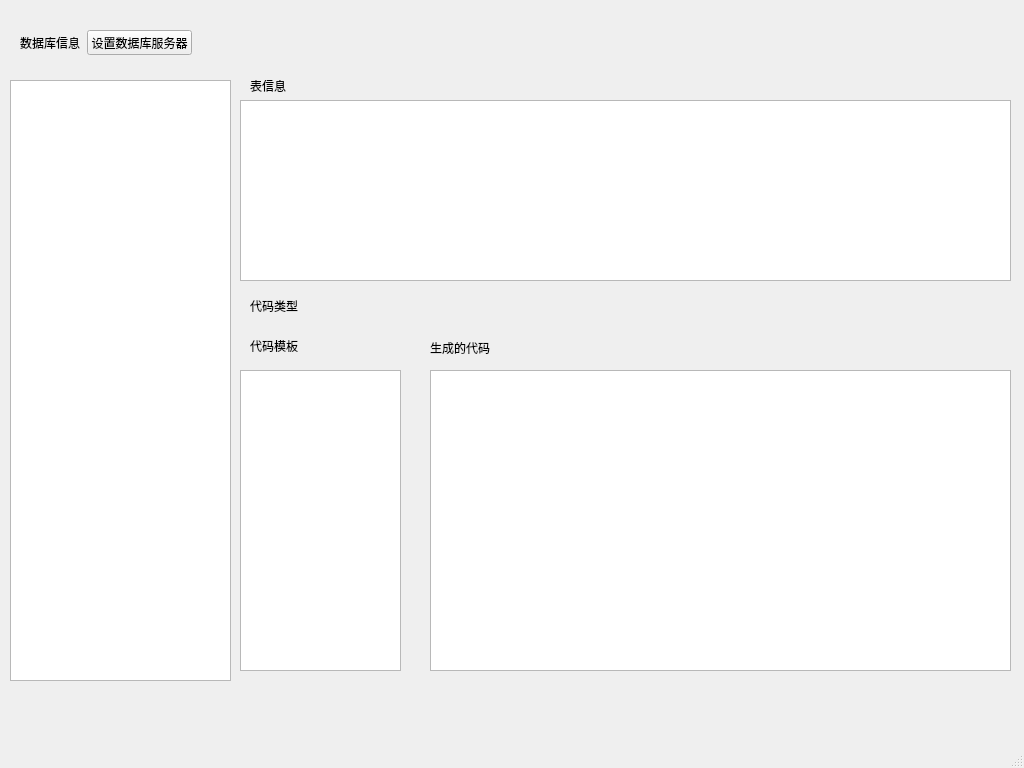
<?xml version="1.0" encoding="UTF-8"?>
<ui version="4.0">
 <class>MainWindow</class>
 <widget class="QMainWindow" name="MainWindow">
  <property name="geometry">
   <rect>
    <x>0</x>
    <y>0</y>
    <width>1024</width>
    <height>768</height>
   </rect>
  </property>
  <property name="windowTitle">
   <string>CodePlus</string>
  </property>
  <widget class="QWidget" name="centralwidget">
   <widget class="QWidget" name="horizontalLayoutWidget">
    <property name="geometry">
     <rect>
      <x>10</x>
      <y>80</y>
      <width>221</width>
      <height>601</height>
     </rect>
    </property>
    <layout class="QHBoxLayout" name="horizontalLayout">
     <item>
      <widget class="QTreeView" name="treeView"/>
     </item>
    </layout>
   </widget>
   <widget class="QLabel" name="label_2">
    <property name="geometry">
     <rect>
      <x>250</x>
      <y>340</y>
      <width>54</width>
      <height>12</height>
     </rect>
    </property>
    <property name="text">
     <string>代码模板</string>
    </property>
   </widget>
   <widget class="QTreeView" name="treeView_2">
    <property name="geometry">
     <rect>
      <x>240</x>
      <y>370</y>
      <width>161</width>
      <height>301</height>
     </rect>
    </property>
   </widget>
   <widget class="QLabel" name="label_3">
    <property name="geometry">
     <rect>
      <x>250</x>
      <y>300</y>
      <width>54</width>
      <height>12</height>
     </rect>
    </property>
    <property name="text">
     <string>代码类型</string>
    </property>
   </widget>
   <widget class="QLabel" name="label_4">
    <property name="geometry">
     <rect>
      <x>250</x>
      <y>80</y>
      <width>54</width>
      <height>12</height>
     </rect>
    </property>
    <property name="text">
     <string>表信息</string>
    </property>
   </widget>
   <widget class="QWidget" name="verticalLayoutWidget">
    <property name="geometry">
     <rect>
      <x>240</x>
      <y>100</y>
      <width>771</width>
      <height>181</height>
     </rect>
    </property>
    <layout class="QVBoxLayout" name="verticalLayout">
     <item>
      <widget class="QTableView" name="tableView"/>
     </item>
    </layout>
   </widget>
   <widget class="QLabel" name="label_5">
    <property name="geometry">
     <rect>
      <x>430</x>
      <y>340</y>
      <width>91</width>
      <height>16</height>
     </rect>
    </property>
    <property name="text">
     <string>生成的代码</string>
    </property>
   </widget>
   <widget class="QWidget" name="verticalLayoutWidget_2">
    <property name="geometry">
     <rect>
      <x>430</x>
      <y>370</y>
      <width>581</width>
      <height>301</height>
     </rect>
    </property>
    <layout class="QVBoxLayout" name="verticalLayout_2">
     <item>
      <widget class="QPlainTextEdit" name="plainTextEdit"/>
     </item>
    </layout>
   </widget>
   <widget class="QWidget" name="">
    <property name="geometry">
     <rect>
      <x>20</x>
      <y>30</y>
      <width>172</width>
      <height>25</height>
     </rect>
    </property>
    <layout class="QHBoxLayout" name="horizontalLayout_2">
     <item>
      <widget class="QLabel" name="label">
       <property name="text">
        <string>数据库信息</string>
       </property>
      </widget>
     </item>
     <item>
      <widget class="QPushButton" name="pushButton">
       <property name="text">
        <string>设置数据库服务器</string>
       </property>
      </widget>
     </item>
    </layout>
   </widget>
  </widget>
  <widget class="QMenuBar" name="menubar">
   <property name="geometry">
    <rect>
     <x>0</x>
     <y>0</y>
     <width>1024</width>
     <height>23</height>
    </rect>
   </property>
  </widget>
  <widget class="QStatusBar" name="statusbar"/>
 </widget>
 <resources/>
 <connections/>
</ui>
